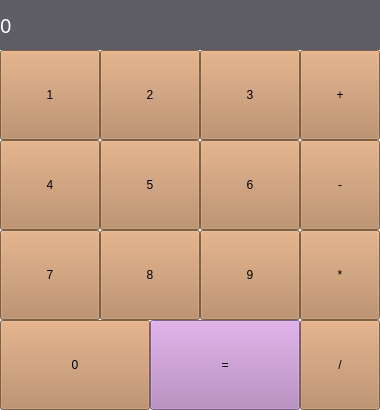
<?xml version="1.0" encoding="UTF-8"?>
<ui version="4.0">
 <class>MainWindow</class>
 <widget class="QMainWindow" name="MainWindow">
  <property name="geometry">
   <rect>
    <x>0</x>
    <y>0</y>
    <width>380</width>
    <height>410</height>
   </rect>
  </property>
  <property name="windowTitle">
   <string>Калькулятор</string>
  </property>
  <widget class="QWidget" name="centralwidget">
   <widget class="QPushButton" name="btn_zero">
    <property name="geometry">
     <rect>
      <x>0</x>
      <y>320</y>
      <width>150</width>
      <height>90</height>
     </rect>
    </property>
    <property name="styleSheet">
     <string notr="true">background-color: rgb(181, 131, 90);</string>
    </property>
    <property name="text">
     <string>0</string>
    </property>
   </widget>
   <widget class="QLabel" name="label">
    <property name="geometry">
     <rect>
      <x>0</x>
      <y>0</y>
      <width>380</width>
      <height>50</height>
     </rect>
    </property>
    <property name="font">
     <font>
      <family>Noto Serif Hebrew</family>
      <pointsize>15</pointsize>
     </font>
    </property>
    <property name="styleSheet">
     <string notr="true">background-color: rgb(94, 92, 100);
color: rgb(255, 255, 255);</string>
    </property>
    <property name="text">
     <string>0</string>
    </property>
    <property name="margin">
     <number>10</number>
    </property>
   </widget>
   <widget class="QPushButton" name="btn_equal">
    <property name="geometry">
     <rect>
      <x>150</x>
      <y>320</y>
      <width>150</width>
      <height>90</height>
     </rect>
    </property>
    <property name="styleSheet">
     <string notr="true">background-color: rgb(181, 131, 190);</string>
    </property>
    <property name="text">
     <string>=</string>
    </property>
   </widget>
   <widget class="QPushButton" name="btn_7">
    <property name="geometry">
     <rect>
      <x>0</x>
      <y>230</y>
      <width>100</width>
      <height>90</height>
     </rect>
    </property>
    <property name="styleSheet">
     <string notr="true">background-color: rgb(181, 131, 90);</string>
    </property>
    <property name="text">
     <string>7</string>
    </property>
   </widget>
   <widget class="QPushButton" name="btn_4">
    <property name="geometry">
     <rect>
      <x>0</x>
      <y>140</y>
      <width>100</width>
      <height>90</height>
     </rect>
    </property>
    <property name="styleSheet">
     <string notr="true">background-color: rgb(181, 131, 90);</string>
    </property>
    <property name="text">
     <string>4</string>
    </property>
   </widget>
   <widget class="QPushButton" name="btn_1">
    <property name="geometry">
     <rect>
      <x>0</x>
      <y>50</y>
      <width>100</width>
      <height>90</height>
     </rect>
    </property>
    <property name="styleSheet">
     <string notr="true">background-color: rgb(181, 131, 90);</string>
    </property>
    <property name="text">
     <string>1</string>
    </property>
   </widget>
   <widget class="QPushButton" name="btn_2">
    <property name="geometry">
     <rect>
      <x>100</x>
      <y>50</y>
      <width>100</width>
      <height>90</height>
     </rect>
    </property>
    <property name="styleSheet">
     <string notr="true">background-color: rgb(181, 131, 90);</string>
    </property>
    <property name="text">
     <string>2</string>
    </property>
   </widget>
   <widget class="QPushButton" name="btn_5">
    <property name="geometry">
     <rect>
      <x>100</x>
      <y>140</y>
      <width>100</width>
      <height>90</height>
     </rect>
    </property>
    <property name="styleSheet">
     <string notr="true">background-color: rgb(181, 131, 90);</string>
    </property>
    <property name="text">
     <string>5</string>
    </property>
   </widget>
   <widget class="QPushButton" name="btn_8">
    <property name="geometry">
     <rect>
      <x>100</x>
      <y>230</y>
      <width>100</width>
      <height>90</height>
     </rect>
    </property>
    <property name="styleSheet">
     <string notr="true">background-color: rgb(181, 131, 90);</string>
    </property>
    <property name="text">
     <string>8</string>
    </property>
   </widget>
   <widget class="QPushButton" name="btn_3">
    <property name="geometry">
     <rect>
      <x>200</x>
      <y>50</y>
      <width>100</width>
      <height>90</height>
     </rect>
    </property>
    <property name="styleSheet">
     <string notr="true">background-color: rgb(181, 131, 90);</string>
    </property>
    <property name="text">
     <string>3</string>
    </property>
   </widget>
   <widget class="QPushButton" name="btn_6">
    <property name="geometry">
     <rect>
      <x>200</x>
      <y>140</y>
      <width>100</width>
      <height>90</height>
     </rect>
    </property>
    <property name="styleSheet">
     <string notr="true">background-color: rgb(181, 131, 90);</string>
    </property>
    <property name="text">
     <string>6</string>
    </property>
   </widget>
   <widget class="QPushButton" name="btn_9">
    <property name="geometry">
     <rect>
      <x>200</x>
      <y>230</y>
      <width>100</width>
      <height>90</height>
     </rect>
    </property>
    <property name="styleSheet">
     <string notr="true">background-color: rgb(181, 131, 90);</string>
    </property>
    <property name="text">
     <string>9</string>
    </property>
   </widget>
   <widget class="QPushButton" name="btn_10">
    <property name="geometry">
     <rect>
      <x>300</x>
      <y>50</y>
      <width>80</width>
      <height>90</height>
     </rect>
    </property>
    <property name="styleSheet">
     <string notr="true">background-color: rgb(181, 131, 90);</string>
    </property>
    <property name="text">
     <string>+</string>
    </property>
   </widget>
   <widget class="QPushButton" name="btn_11">
    <property name="geometry">
     <rect>
      <x>300</x>
      <y>140</y>
      <width>80</width>
      <height>90</height>
     </rect>
    </property>
    <property name="styleSheet">
     <string notr="true">background-color: rgb(181, 131, 90);</string>
    </property>
    <property name="text">
     <string>-</string>
    </property>
   </widget>
   <widget class="QPushButton" name="btn_12">
    <property name="geometry">
     <rect>
      <x>300</x>
      <y>230</y>
      <width>80</width>
      <height>90</height>
     </rect>
    </property>
    <property name="styleSheet">
     <string notr="true">background-color: rgb(181, 131, 90);</string>
    </property>
    <property name="text">
     <string>*</string>
    </property>
   </widget>
   <widget class="QPushButton" name="btn_13">
    <property name="geometry">
     <rect>
      <x>300</x>
      <y>320</y>
      <width>80</width>
      <height>90</height>
     </rect>
    </property>
    <property name="styleSheet">
     <string notr="true">background-color: rgb(181, 131, 90);</string>
    </property>
    <property name="text">
     <string>/</string>
    </property>
   </widget>
  </widget>
 </widget>
 <resources/>
 <connections/>
</ui>
